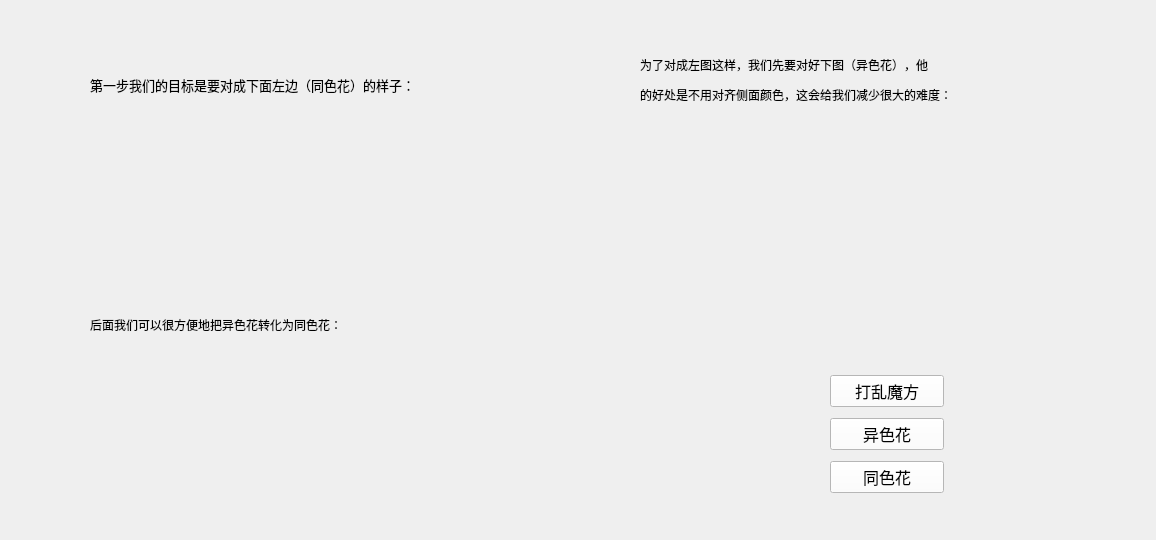
          <widget class="QWidget" name="step1_page1">
           <property name="geometry">
            <rect>
             <x>0</x>
             <y>0</y>
             <width>1156</width>
             <height>540</height>
            </rect>
           </property>
           <attribute name="label">
            <string>情景再现 &lt;---</string>
           </attribute>
           <widget class="QLabel" name="step1_page1_label5_2">
            <property name="geometry">
             <rect>
              <x>240</x>
              <y>370</y>
              <width>131</width>
              <height>131</height>
             </rect>
            </property>
            <property name="text">
             <string/>
            </property>
            <property name="pixmap">
             <pixmap resource="resources.qrc">:/qrc/1-2.jpg</pixmap>
            </property>
            <property name="scaledContents">
             <bool>true</bool>
            </property>
           </widget>
           <widget class="QLabel" name="step2_page1_label4_4">
            <property name="geometry">
             <rect>
              <x>570</x>
              <y>370</y>
              <width>241</width>
              <height>131</height>
             </rect>
            </property>
            <property name="text">
             <string/>
            </property>
            <property name="pixmap">
             <pixmap resource="resources.qrc">:/qrc/2-1.jpg</pixmap>
            </property>
            <property name="scaledContents">
             <bool>true</bool>
            </property>
           </widget>
           <widget class="QLabel" name="label">
            <property name="geometry">
             <rect>
              <x>120</x>
              <y>120</y>
              <width>181</width>
              <height>161</height>
             </rect>
            </property>
            <property name="text">
             <string/>
            </property>
            <property name="pixmap">
             <pixmap resource="resources.qrc">:/qrc/1.jpg</pixmap>
            </property>
            <property name="scaledContents">
             <bool>true</bool>
            </property>
           </widget>
           <widget class="QLabel" name="step1_page1_label3">
            <property name="geometry">
             <rect>
              <x>670</x>
              <y>120</y>
              <width>181</width>
              <height>161</height>
             </rect>
            </property>
            <property name="text">
             <string/>
            </property>
            <property name="pixmap">
             <pixmap resource="resources.qrc">:/qrc/1-1.jpg</pixmap>
            </property>
            <property name="scaledContents">
             <bool>true</bool>
            </property>
           </widget>
           <widget class="QLabel" name="step6_page1_label3_5">
            <property name="geometry">
             <rect>
              <x>90</x>
              <y>70</y>
              <width>321</width>
              <height>31</height>
             </rect>
            </property>
            <property name="font">
             <font>
              <family>微软雅黑</family>
              <pointsize>9</pointsize>
              <weight>50</weight>
              <bold>false</bold>
             </font>
            </property>
            <property name="styleSheet">
             <string notr="true">border-image: url(:/qrc/bai.JPG);</string>
            </property>
            <property name="text">
             <string>&lt;html&gt;&lt;head/&gt;&lt;body&gt;&lt;p&gt;&lt;span style=&quot; font-size:10pt;&quot;&gt;第一步我们的目标是要对成下面左边（同色花）的样子：&lt;/span&gt;&lt;/p&gt;&lt;/body&gt;&lt;/html&gt;</string>
            </property>
           </widget>
           <widget class="QLabel" name="label_2">
            <property name="geometry">
             <rect>
              <x>410</x>
              <y>180</y>
              <width>171</width>
              <height>41</height>
             </rect>
            </property>
            <property name="text">
             <string/>
            </property>
            <property name="pixmap">
             <pixmap resource="resources.qrc">:/qrc/OIP (1).jfif</pixmap>
            </property>
           </widget>
           <widget class="QLabel" name="label_3">
            <property name="geometry">
             <rect>
              <x>390</x>
              <y>410</y>
              <width>161</width>
              <height>41</height>
             </rect>
            </property>
            <property name="text">
             <string/>
            </property>
            <property name="pixmap">
             <pixmap resource="resources.qrc">:/qrc/OIP (1).jfif</pixmap>
            </property>
           </widget>
           <widget class="QWidget" name="layoutWidget">
            <property name="geometry">
             <rect>
              <x>830</x>
              <y>370</y>
              <width>114</width>
              <height>131</height>
             </rect>
            </property>
            <layout class="QVBoxLayout" name="verticalLayout_10">
             <item>
              <widget class="QPushButton" name="btn_1_1">
               <property name="font">
                <font>
                 <pointsize>12</pointsize>
                </font>
               </property>
               <property name="styleSheet">
                <string notr="true">background-color: rgb(255, 255, 255);</string>
               </property>
               <property name="text">
                <string>打乱魔方</string>
               </property>
              </widget>
             </item>
             <item>
              <widget class="QPushButton" name="btn_1_3">
               <property name="font">
                <font>
                 <pointsize>12</pointsize>
                </font>
               </property>
               <property name="styleSheet">
                <string notr="true">background-color: rgb(255, 255, 255);</string>
               </property>
               <property name="text">
                <string>异色花</string>
               </property>
              </widget>
             </item>
             <item>
              <widget class="QPushButton" name="btn_1_5">
               <property name="font">
                <font>
                 <pointsize>12</pointsize>
                </font>
               </property>
               <property name="styleSheet">
                <string notr="true">background-color: rgb(255, 255, 255);</string>
               </property>
               <property name="text">
                <string>同色花</string>
               </property>
              </widget>
             </item>
            </layout>
           </widget>
           <widget class="QLabel" name="step6_page1_label3_7">
            <property name="geometry">
             <rect>
              <x>640</x>
              <y>50</y>
              <width>311</width>
              <height>61</height>
             </rect>
            </property>
            <property name="font">
             <font>
              <family>微软雅黑</family>
              <pointsize>9</pointsize>
              <weight>50</weight>
              <bold>false</bold>
             </font>
            </property>
            <property name="styleSheet">
             <string notr="true">border-image: url(:/qrc/bai.JPG);</string>
            </property>
            <property name="text">
             <string>&lt;html&gt;&lt;head/&gt;&lt;body&gt;&lt;p&gt;为了对成左图这样，我们先要对好下图（异色花），他&lt;/p&gt;&lt;p&gt;的好处是不用对齐侧面颜色，这会给我们减少很大的难度：&lt;/p&gt;&lt;/body&gt;&lt;/html&gt;</string>
            </property>
           </widget>
           <widget class="QLabel" name="step6_page1_label3_8">
            <property name="geometry">
             <rect>
              <x>90</x>
              <y>310</y>
              <width>271</width>
              <height>31</height>
             </rect>
            </property>
            <property name="font">
             <font>
              <family>微软雅黑</family>
              <pointsize>9</pointsize>
              <weight>50</weight>
              <bold>false</bold>
             </font>
            </property>
            <property name="styleSheet">
             <string notr="true">border-image: url(:/qrc/bai.JPG);</string>
            </property>
            <property name="text">
             <string>&lt;html&gt;&lt;head/&gt;&lt;body&gt;&lt;p&gt;后面我们可以很方便地把异色花转化为同色花：&lt;/p&gt;&lt;/body&gt;&lt;/html&gt;</string>
            </property>
           </widget>
          </widget>
